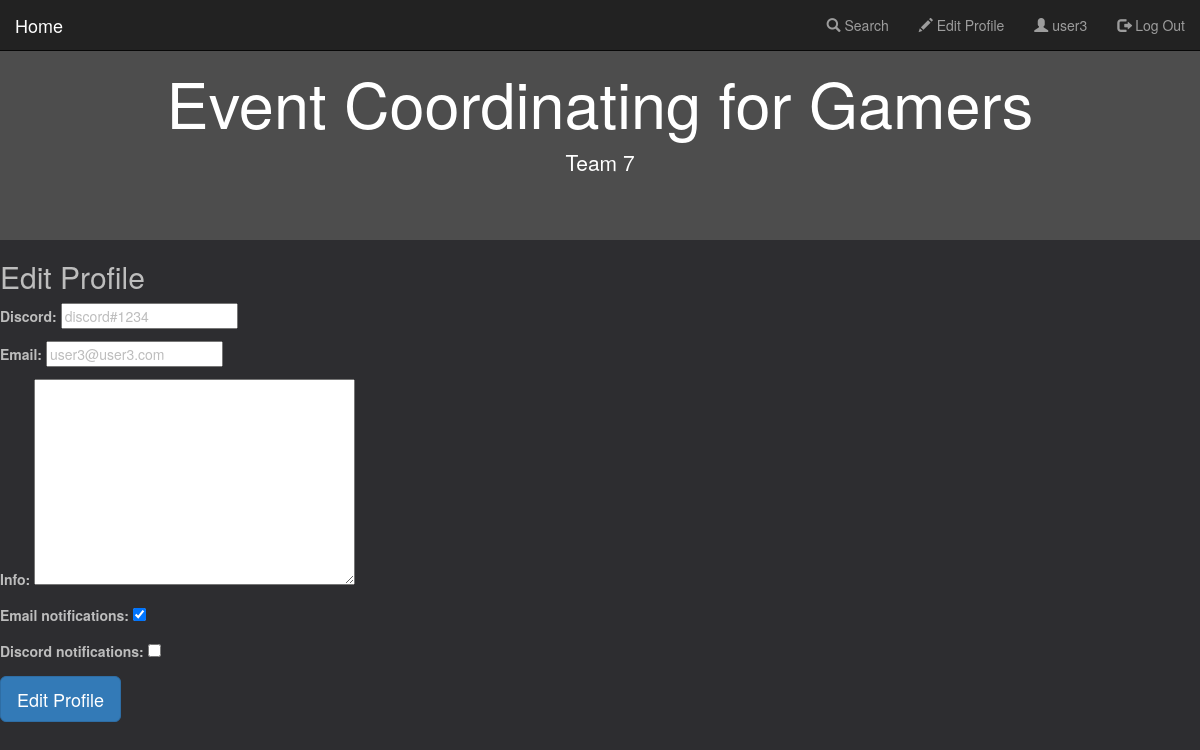
/editprofile (signed in), run on the app's committed database.
### events/models.py (models this page shows, shortened)
class User(AbstractUser):
    username = models.CharField(db_index=True, max_length=255, unique=True, blank=False)
    email = models.EmailField(db_index=True, unique=True, blank=False)
    discord = models.CharField(
        max_length=255, default=None, blank=True, null=True
    )
    email_notifications = models.BooleanField(default=True)
    discord_notifications = models.BooleanField(default=False)
    info = models.TextField(blank=True)

### events/views.py (the view)
# urls.py: path("editprofile", views.EditProfile.as_view(), name="editprofile"),
class EditProfile(LoginRequiredMixin, generic.UpdateView):
    model = User
    fields = [
        "discord",
        "email",
        "info",
        "email_notifications",
        "discord_notifications",
    ]
    template_name = "edit_profile.html"
    def get_object(self, queryset=None):
        return self.request.user

### events/templates/edit_profile.html (shortened to what this page needs)
{% extends 'base.html' %}
{% load widget_tweaks %}
{% block content %}
  <h2>Edit Profile</h2>
  <form method="post" action="">
    {{ form.as_p }}
    <button type="submit" class="btn btn-primary btn-lg">Edit Profile</button>
  </form>
{% endblock %}

### events/templates/base.html (shortened to what this page needs)
<!DOCTYPE html>
<html>
<head>
    <link rel="stylesheet" href="https://maxcdn.bootstrapcdn.com/bootstrap/3.4.1/css/bootstrap.min.css">
</head>
<body>
      <div class="jumbotron text-center" style="margin-bottom:0">
          <h1>Event Coordinating for Gamers</h1>
          <p>Team 7</p>
        </div>
{% if user.is_authenticated %}
<nav class="navbar navbar-inverse navbar-fixed-top">
    <div class="container-fluid">
      <div class="navbar-header">
        <a class="navbar-brand" href="{% url 'index'%}">Home</a>
      </div>
      <ul class="nav navbar-nav navbar-right">
        <li><a href="{% url 'search' %}"><span class="glyphicon glyphicon-search"></span> Search</a></li>
        <li><a href="{% url 'editprofile' %}"><span class="glyphicon glyphicon-pencil"></span> Edit Profile</a></li>
        <li><a href="{% url 'profile' pk=user.id%}"><span class="glyphicon glyphicon-user"></span> {{ user.get_username }}</a></li>
        <li><a href="{% url 'logout' %}"><span class="glyphicon glyphicon-log-out"></span> Log Out</a></li>
      </ul>
    </div>
  </nav>
{% endif %}
{% block content %}
{% endblock %}
</body>
</html>

### events/templates/base.html (style rules this page uses)
.jumbotron { background-color: #4d4d4d; color: white; }
body { background: #2d2d30; color: #bdbdbd; }

### data on the page
User: get_username "user3", discord "discord#1234", email "user3@user3.com", email_notifications "☑"
